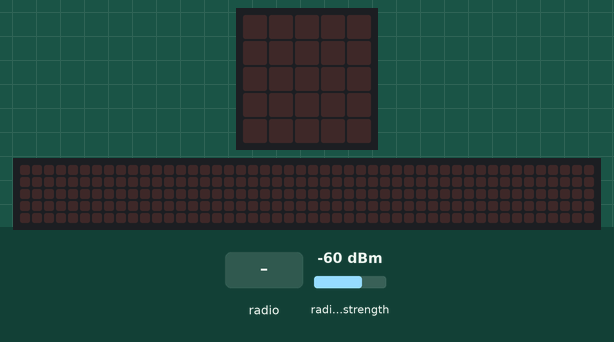
Recording of a program running on a simulated BBC micro:bit (MakeCode). Shown: the board's 5×5 LED display, a strip that is not on the board, showing the scrolling text unrolled. The inputs (shaded band) are chosen by the test bench; at power-on: radio signal strength -60 dBm. No radio messages arrive unless stated (any console line starting 'radio sent:' is added by the test bench); the 48×5 strip is a reading aid, not a part: it shows the text the display is scrolling, unrolled, one strip-width of it at a time; what the program prints to the serial console is not drawn.

Above: at 1.2 s.
1.3 s: radio message "DUCK" arrives
At 1.84 s:
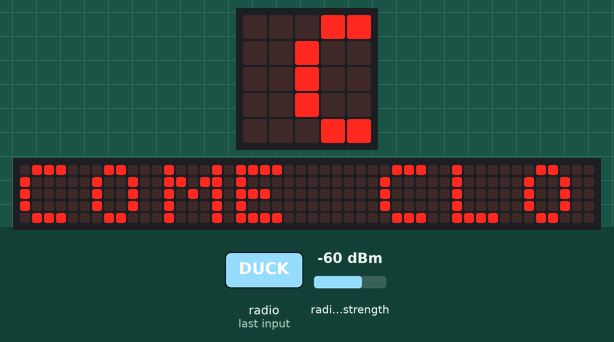
At 5.8 s:
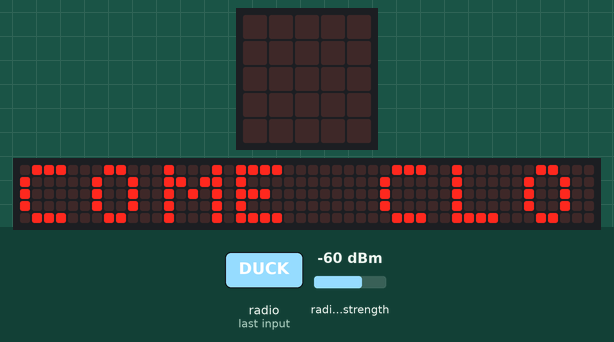
Timing chart, 0 to 7.3 s (numbered marks = the images above; inputs shaded):
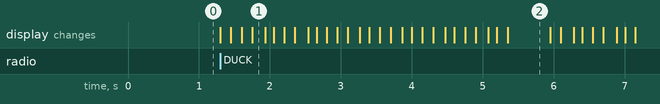

The program:

duck_sender.py
```python
def on_received_string(receivedString):
    global signal, strip
    signal = radio.received_packet(RadioPacketProperty.SIGNAL_STRENGTH)
    if signal > -55:
        if receivedString == "DUCK":
            basic.show_icon(IconNames.DUCK)
            strip = neopixel.create(DigitalPin.P2, 24, NeoPixelMode.RGB)
            strip.set_brightness(50)
            strip.show_color(neopixel.colors(NeoPixelColors.GREEN))
    else:
        basic.show_string("COME CLOSER")
    basic.pause(5000)
    strip = neopixel.create(DigitalPin.P2, 24, NeoPixelMode.RGB)
    strip.show_color(neopixel.colors(NeoPixelColors.BLACK))
    basic.show_leds("""
        . . . . .
                . . . . .
                . . . . .
                . . . . .
                . . . . .
    """)
radio.on_received_string(on_received_string)

strip: neopixel.Strip = None
signal = 0
radio.set_group(2)
radio.set_transmit_power(2)

def on_forever():
    radio.send_string("SEND ME \"DUCK\"")
    basic.pause(100)
basic.forever(on_forever)
```

Measured:
- after the input at 1.3 s, the display: first changes at once (image 1 shows a later state)
- what the display in image 2 shows lasts 0.6 s, from 5.4 s to 6.0 s
